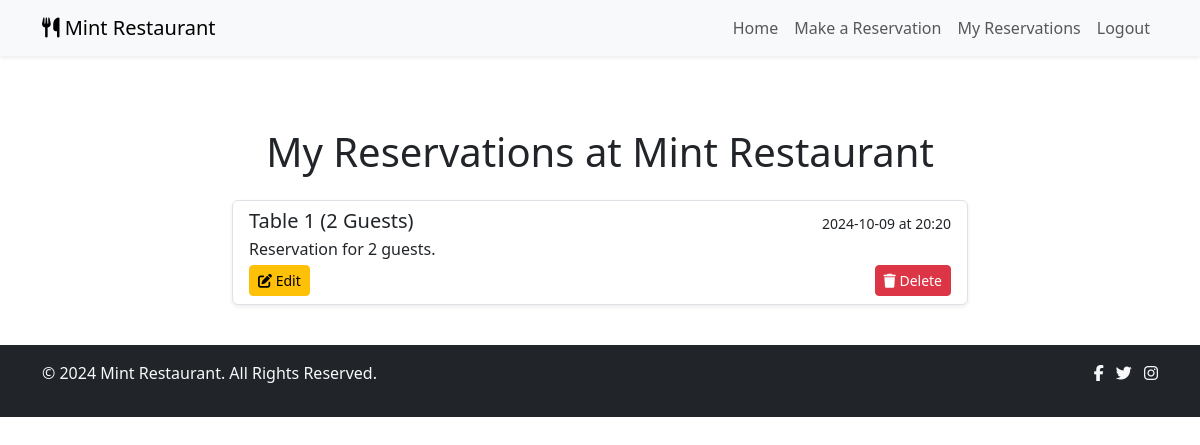
The app's page /my_reservations/ (signed in) with its own data.
### bookings/models.py (models this page shows, shortened)
class Reservation(models.Model):
    user = models.ForeignKey(User, on_delete=models.CASCADE)
    table = models.ForeignKey(Table, on_delete=models.CASCADE)
    date = models.DateField()
    time = models.TimeField()
    guests = models.IntegerField()

class Table(models.Model):
    number = models.IntegerField()
    capacity = models.IntegerField()

### bookings/views.py (the view)
# urls.py: path('my_reservations/', views.my_reservations, name='my_reservations'),
@login_required
def my_reservations(request):
  reservations = Reservation.objects.filter(user=request.user)
  return render(request, 'bookings/my_reservations.html', {'reservations': reservations})

### bookings/templates/bookings/my_reservations.html (shortened to what this page needs)
<!DOCTYPE html>
<html lang="en">
<head>
</head>
<body>
    {% extends 'bookings/base.html' %}
    {% block content %}
    <div class="container mt-5">
        <h1 class="text-center mb-4">My Reservations at Mint Restaurant</h1>
        <div class="row justify-content-center">
            {% if reservations %}
                <div class="col-lg-8">
                    <div class="list-group">
                        {% for reservation in reservations %}
                        <div class="list-group-item list-group-item-action mb-3 shadow-sm">
                            <div class="d-flex w-100 justify-content-between align-items-center">
                                <h5 class="mb-1">Table {{ reservation.table.number }} ({{ reservation.guests }} Guests)</h5>
                                <small>{{ reservation.date|date:"Y-m-d" }} at {{ reservation.time|time:"H:i" }}</small>
                            </div>
                            <p class="mb-1">Reservation for {{ reservation.guests }} guests.</p>
                            <div class="d-flex justify-content-between">
                                <a href="{% url 'edit_reservation' reservation.id %}" class="btn btn-warning btn-sm"><i class="fas fa-edit"></i> Edit</a>
                                <a href="{% url 'delete_reservation' reservation.id %}" class="btn btn-danger btn-sm"><i class="fas fa-trash"></i> Delete</a>
                            </div>
                        </div>
                        {% endfor %}
                    </div>
                </div>
            {% else %}
                <div class="alert alert-info text-center">
                    <h5>No Reservations Found</h5>
                    <p>It looks like you haven’t made any reservations yet. <a href="{% url 'make_reservation' %}" class="alert-link">Book a table now!</a></p>
                </div>
            {% endif %}
        </div>
    </div>
    {% endblock %}

### records on screen
Reservation: table.number "1", guests "2", date "2024-10-09", time "20:20"
